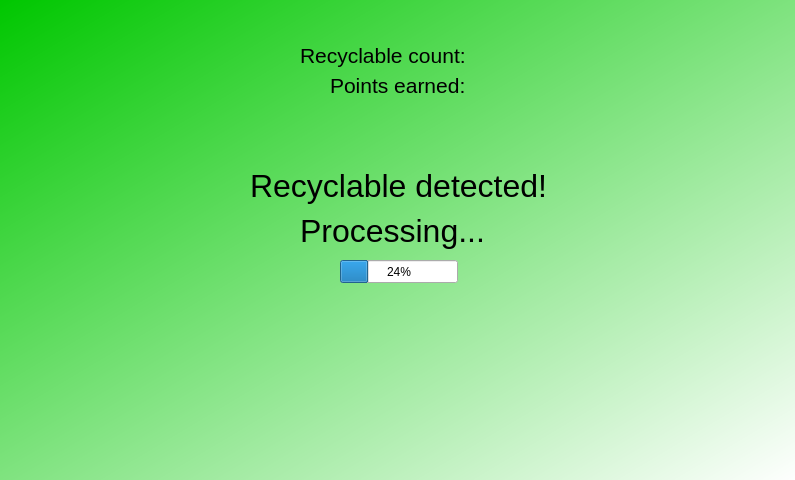
<?xml version="1.0" encoding="UTF-8"?>
<ui version="4.0">
 <class>Dialog</class>
 <widget class="QDialog" name="Dialog">
  <property name="geometry">
   <rect>
    <x>0</x>
    <y>0</y>
    <width>795</width>
    <height>480</height>
   </rect>
  </property>
  <property name="windowTitle">
   <string>Dialog</string>
  </property>
  <widget class="QWidget" name="widget" native="true">
   <property name="geometry">
    <rect>
     <x>0</x>
     <y>0</y>
     <width>800</width>
     <height>480</height>
    </rect>
   </property>
   <property name="styleSheet">
    <string notr="true">QWidget#widget{
background-color: qlineargradient(spread:pad, x1:0, y1:0, x2:1, y2:1, stop:0 rgba(0, 199, 0, 255), stop:1 rgba(255, 255, 255, 255));}</string>
   </property>
   <widget class="QLabel" name="label">
    <property name="geometry">
     <rect>
      <x>300</x>
      <y>40</y>
      <width>171</width>
      <height>31</height>
     </rect>
    </property>
    <property name="styleSheet">
     <string notr="true">font:16pt;</string>
    </property>
    <property name="text">
     <string>Recyclable count:</string>
    </property>
   </widget>
   <widget class="QLabel" name="label_3">
    <property name="geometry">
     <rect>
      <x>250</x>
      <y>160</y>
      <width>301</width>
      <height>51</height>
     </rect>
    </property>
    <property name="styleSheet">
     <string notr="true">font:24pt;</string>
    </property>
    <property name="text">
     <string>Recyclable detected!</string>
    </property>
   </widget>
   <widget class="QLabel" name="label_2">
    <property name="geometry">
     <rect>
      <x>330</x>
      <y>70</y>
      <width>141</width>
      <height>31</height>
     </rect>
    </property>
    <property name="styleSheet">
     <string notr="true">font:16pt;</string>
    </property>
    <property name="text">
     <string>Points earned:</string>
    </property>
   </widget>
   <widget class="QLabel" name="label_5">
    <property name="geometry">
     <rect>
      <x>480</x>
      <y>40</y>
      <width>41</width>
      <height>31</height>
     </rect>
    </property>
    <property name="styleSheet">
     <string notr="true">font:16pt;</string>
    </property>
    <property name="text">
     <string/>
    </property>
   </widget>
   <widget class="QLabel" name="label_6">
    <property name="geometry">
     <rect>
      <x>480</x>
      <y>70</y>
      <width>51</width>
      <height>31</height>
     </rect>
    </property>
    <property name="styleSheet">
     <string notr="true">font:16pt;</string>
    </property>
    <property name="text">
     <string/>
    </property>
   </widget>
   <widget class="QLabel" name="label_10">
    <property name="geometry">
     <rect>
      <x>300</x>
      <y>210</y>
      <width>201</width>
      <height>41</height>
     </rect>
    </property>
    <property name="styleSheet">
     <string notr="true">font:24pt;</string>
    </property>
    <property name="text">
     <string>Processing...</string>
    </property>
   </widget>
   <widget class="QProgressBar" name="progressBar">
    <property name="geometry">
     <rect>
      <x>340</x>
      <y>260</y>
      <width>118</width>
      <height>23</height>
     </rect>
    </property>
    <property name="value">
     <number>24</number>
    </property>
   </widget>
  </widget>
 </widget>
 <resources>
  <include location="arrow_chute.qrc"/>
 </resources>
 <connections/>
</ui>
